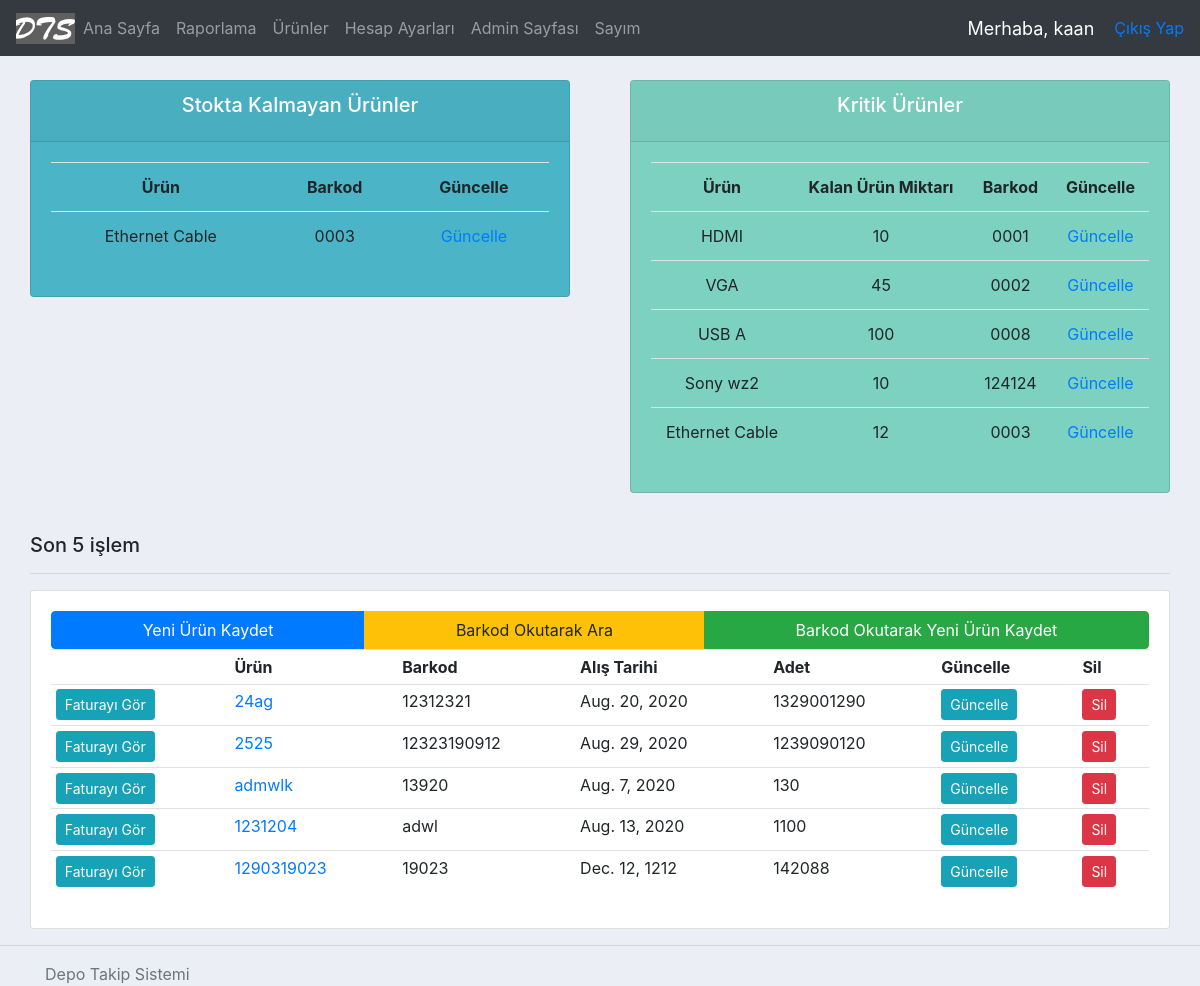
The app's page / (signed in), older data.
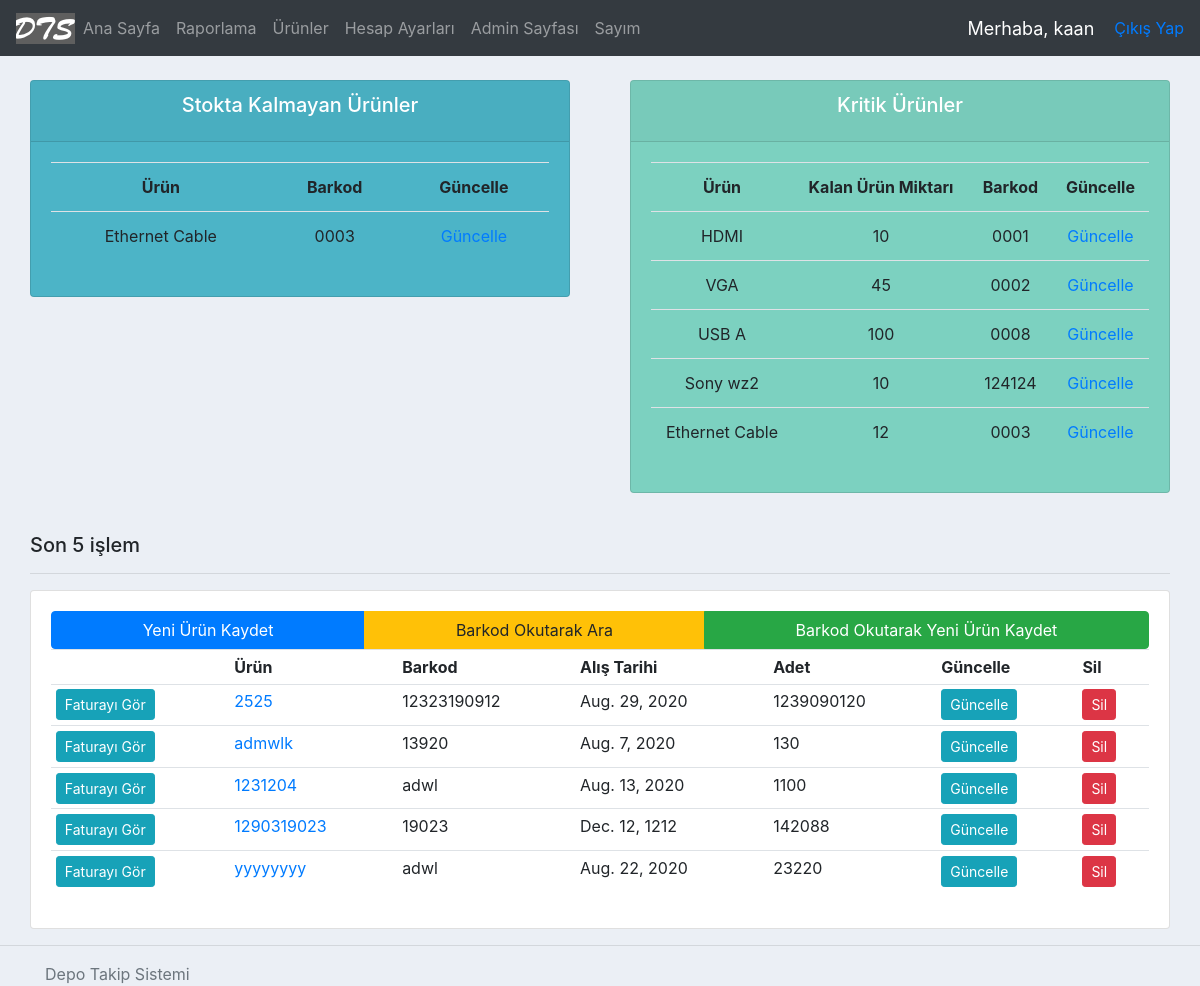
The same page, newer data.
### accounts/models.py (models this page shows, shortened)
class Product(models.Model):
    name = models.CharField(max_length=200)
    barcode = models.CharField(max_length=48)
    code = models.CharField(max_length=255)
    criticalStock = models.BooleanField(default=False) #kritik stok
    criticalStockAmt = models.IntegerField(null=True, blank=True)
    photo = models.ImageField(blank=True, null=True)
    vendor = models.CharField(max_length=200) #alınan firma
    dateBought = models.DateField(null=True) #satın alınan tarih
    regDate = models.DateTimeField( auto_now_add=True, null=True ) #ürünün kayıt edildiği tarih
    price = models.FloatField() #ürünün fiyatı
    amount = models.IntegerField() #ürünün adeti
    category = models.CharField(max_length=200) #ürünün kategorisi
    brand = models.CharField(max_length = 200) #ürünün markası
    model = models.CharField(max_length = 200, blank=True, null=True)
    description = models.CharField(max_length = 400, blank=True, null=True) #açıklama
    editor = models.CharField(max_length = 200) #ürünü kaydeden/silen kullanıcı
    invoice = models.OneToOneField('Invoice', on_delete=models.CASCADE, related_name="fatura", null=True, blank=True )
    history = HistoricalRecords(
        history_change_reason_field=models.TextField(null=True, max_length=255)
    )
    lastStocktakeTime = models.DateTimeField(blank=True, null=True) #son sayım yapılan tarih

### accounts/views.py (the view)
# urls.py: 2. Add a URL to urlpatterns:  path('', views.home, name='home')
@login_required(login_url='login')
def home(request):
    products = Product.objects.all()
    invoices = Invoice.objects.all()
    criticalProducts = []
    outOfStock = []
    for product in products:
        if product.criticalStock and product.criticalStockAmt != None and product.amount <= product.criticalStockAmt:
            criticalProducts.append(product)
        if product.amount == 0:
            outOfStock.append(product)
    start = 5
    if products.count() <= 5:
        start = 0
    else:
        start = products.count() - 5
    context = { 'products': products[ start :], 'invoices': invoices, 'sum': sum,
                'criticalProducts': criticalProducts, 'outOfStock' : outOfStock }
    return render( request, 'accounts/dashboard.html',  context )

### accounts/templates/accounts/dashboard.html
{%  extends 'accounts/main.html' %}
{% block content %}
{%  include 'accounts/status.html' %}
<br>
	<div class="col-md">
		<h5>Son 5 işlem</h5>
		<hr>
		<div class="card card-body">
			<div class="btn-group" role="group" aria-label="Basic example">
				<a class="btn btn-primary" href="{% url 'addProduct' %}">Yeni Ürün Kaydet</a>
				<a class="btn btn-warning" href="{% url 'barcode_view' %}">Barkod Okutarak Ara</a>
				<a class="btn btn-success" href="{% url 'addProductFromBarcode' %}">Barkod Okutarak Yeni Ürün Kaydet</a>
			</div>
			<table class="table table-sm">
				<tr>
					<th></th>
					<th>Ürün</th>
					<th>Barkod</th>
					<th>Alış Tarihi</th>
					<th>Adet</th>
					<th>Güncelle</th>
					<th>Sil</th>
				</tr>
				{% for product in products %}
				<tr>
					{% if product.invoice is not Null %}
						<td><a class="btn btn-sm btn-info" href="{% url 'invoice-path' product.invoice.id %}">Faturayı Gör</a></td>
					{% else %}
						<td><a class="btn btn-sm btn-danger" href="{% url 'addInvoice' product.id %}">Fatura Ekle</a></td>
					{% endif %}
					<td>
						<a href="{% url 'productPage' product.id %}">{{ product.name }}</a>
					</td>
					<td>{{product.barcode}}</td>
					<td>{{product.dateBought}}</td>
					<td>{{product.amount}}</td>
					<td><a class="btn btn-sm btn-info" href="{% url 'updateProduct' product.id %}">Güncelle</a></td>
					<td><a class="btn btn-sm btn-danger" href="{% url 'deleteProduct' product.id %}">Sil</a></td>
				</tr>
				{% endfor %}
			</table>
		</div>
	</div>
</div>
{% endblock %}

### accounts/templates/accounts/main.html (shortened to what this page needs)
{% load static %}
<!DOCTYPE html>
<html>
<head>
	<link rel="stylesheet" href="https://stackpath.bootstrapcdn.com/bootstrap/4.3.1/css/bootstrap.min.css">
	<link rel="stylesheet" type="text/css" href="{% static '/css/main.css' %}">
</head>
<body>
	{%  include 'accounts/navbar.html' %}
	<div class="container-fluid">
	{% block content %}
	{% endblock %}
	<hr>
	<footer class="footer">
		<div class="container">
			<span class="text-muted">Depo Takip Sistemi</span>
	</footer>
</body>
</html>

### accounts/templates/accounts/navbar.html (shortened to what this page needs)
{% load static %}
<nav class="navbar navbar-expand-lg navbar-dark bg-dark">
    <a href="/">
        <img class="logo" src="{% static 'images/dts.png' %}">
    </a>
    <div class="collapse navbar-collapse" id="navbarNav">
        <ul class="navbar-nav">
          <li class="nav-item ">
              <a class="nav-link" href="{% url 'home' %}">Ana Sayfa</a>
          </li>
          <li class="nav-item ">
              <a class="nav-link" href="/reportPage">Raporlama</a>
          </li>
          <li class="nav-item ">
              <a class="nav-link" href="/products">Ürünler</a>
          </li>
          {% if request.user.is_staff %}
          <li class="nav-item">
              <a class="nav-link" href="{% url 'account' %}">Hesap Ayarları</a>
          </li>
          {% endif %}
          <li class="nav-item">
              <a class="nav-link" href="/admin">Admin Sayfası</a>
          </li>
          <li class="nav-item">
              <a class="nav-link" href="/stocktakePage">Sayım</a>
          </li>
        </ul>
    </div>
    <span class="hello-msg">Merhaba, {{request.user}}</span>
    <span><a href="{% url 'logout' %}">Çıkış Yap</a></span>
</nav>

### accounts/templates/accounts/status.html
<br>
<div class="row">
	<div class="col">
		<div class="col-md">
			<div class="card text-center text-white  mb-3" id="notInStock">
			  	<div class="card-header">
			  		<h5 class="card-title">Stokta Kalmayan Ürünler</h5>
			  	</div>
				<div class="card-body">
					{% if outOfStock|length == 0 %}
					<p>Stokta kalmayan ürün yok.</p>
					{% else %}
			    	<table class="card-table table">
						<tr>
							<th>Ürün</th>
							<th>Barkod</th>
							<th>Güncelle</th>
						</tr>
						{% for product in outOfStock %}
						<tr>
							<td>{{product.name}}</td>
							<td>{{product.barcode}}</td>
							<td><a href="{% url 'updateProduct' product.id %}">Güncelle</a></td>
						</tr>
						{% endfor %}
					</table>
					{% endif %}
			  	</div>
			</div>
		</div>
	</div>
	<div class="col">
		<div class="col-md">
			<div class="card text-center text-white  mb-3" id="criticalTable">
			  	<div class="card-header">
			  		<h5 class="card-title">Kritik Ürünler</h5>
			  	</div>
			  	<div class="card-body">
			    	<table class="card-table table">
						<tr>
							<th>Ürün</th>
							<th>Kalan Ürün Miktarı</th>
							<th>Barkod</th>
							<th>Güncelle</th>
						</tr>
						{% for criticalProduct in criticalProducts %}
						<tr>
							<td>{{criticalProduct.name}}</td>
							<td>{{criticalProduct.amount}}</td>
							<td>{{criticalProduct.barcode}}</td>
							<td><a href="{% url 'updateProduct' criticalProduct.id %}">Güncelle</a></td>
						</tr>
						{% endfor %}
					</table>
			  	</div>
			</div>
		</div>
	</div>
</div>

### static/css/main.css (style rules this page uses)
body { background-color: #ebeff5; }
#notInStock { background-color: #4cb4c7; }
#criticalTable { background-color: #7CD1C0; }

### accounts/templates/accounts/navbar.html (style rules this page uses)
.hello-msg { font-size: 18px; color: #fff; margin-right: 20px; }

Row changes from the older to the newer data that the page shows:
no longer on this page (row unchanged): Product: shows "Faturayı Gör", name "24ag", barcode "12312321", dateBought "Aug. 20, 2020", amount "1329001290", shown under "Son 5 işlem"
added Product: shows "Faturayı Gör", name "yyyyyyyy", barcode "adwl", dateBought "Aug. 22, 2020", amount "23220", shown under "Son 5 işlem"
